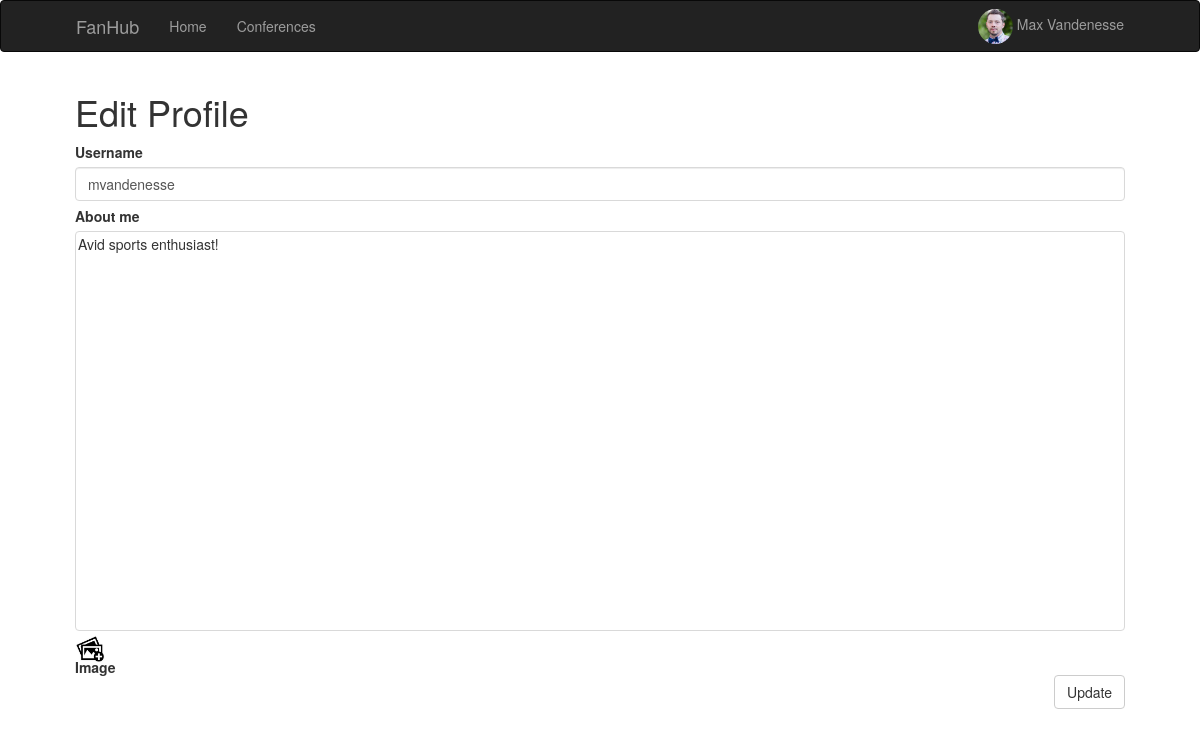
/edit_profile (signed in), run on an earlier commit of the app's database.
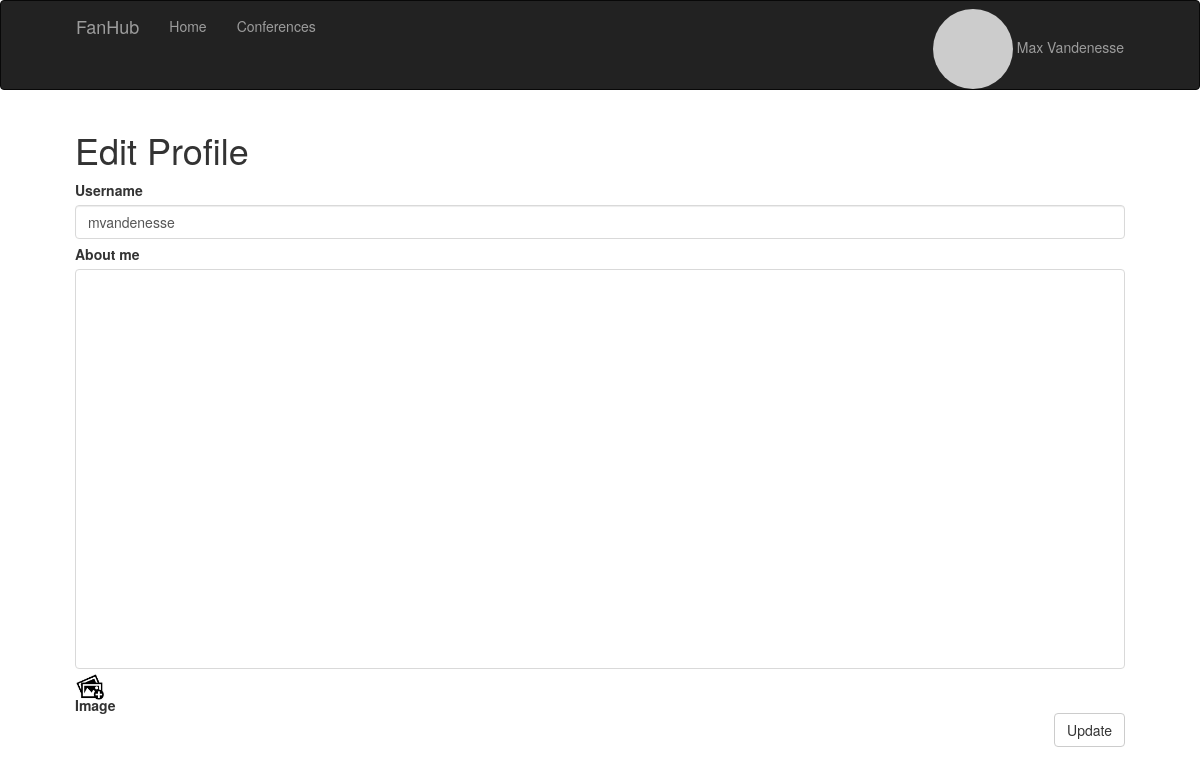
And on a later commit of the database.
### app/models.py (models this page shows, shortened)
class User(UserMixin, db.Model):
    id = db.Column(db.Integer, primary_key=True)
    username = db.Column(db.String(64), index=True, unique=True)
    email = db.Column(db.String(120), index=True, unique=True)
    password_hash = db.Column(db.String(128))
    about_me = db.Column(db.String(140))
    last_seen = db.Column(db.DateTime, default=datetime.utcnow)
    image_path = db.Column(db.String(1000))
    first_name = db.Column(db.String(120))
    last_name = db.Column(db.String(120))
    full_name = db.Column(db.String(240))
    def avatar(self, size, first_name, last_name):
        return 'https://ui-avatars.com/api/?size={}&name={}+{}'.format(
            size, first_name, last_name)

### app/routes.py (the view)
@app.route('/edit_profile', methods=['GET', 'POST'])
@login_required
def edit_profile():
    form = EditProfileForm(current_user.username)
    if form.validate_on_submit():
        current_user.username = form.username.data
        current_user.about_me = form.about_me.data
        if form.photo.data:
            photo = request.files['photo']
            filename = secure_filename(photo.filename)
            print(filename)
            extension = filename.split('.')[1]
            filename = str(
                hashlib.md5(filename.split('.')[0].encode()).hexdigest())
            filename = filename + '.' + extension
            photo.save(
                os.path.join(Config.PROFILE_IMAGE_UPLOAD_FOLDER, filename))
            current_user.image_path = os.path.join(
                Config.PROFILE_IMAGE_ACCESS_PATH, filename)
        db.session.commit()
        flash('Your profile changes have been saved.')
        return redirect(url_for('user', username=current_user.username))
    elif request.method == 'GET':
        form.username.data = current_user.username
        form.about_me.data = current_user.about_me
    return render_template(
        'edit_profile.html', form=form, title=current_user.full_name)

### app/forms.py (shortened to what this page needs)
class EditProfileForm(FlaskForm):
    username = StringField('Username', validators=[DataRequired()])
    about_me = TextAreaField('About me', validators=[Length(min=0, max=1500)])
    submit = SubmitField('Update')
    photo = FileField(label='Update Profile Image')
    def __init__(self, original_username, *args, **kwargs):
        super(EditProfileForm, self).__init__(*args, **kwargs)
        self.original_username = original_username

### app/models.py (called while the page is built)
@login.user_loader
def load_user(id):
    return User.query.get(int(id))

### app/routes.py (called while the page is built)
@app.before_request
def before_request():
    if current_user.is_authenticated:
        current_user.last_seen = datetime.utcnow()
        db.session.commit()

### app/templates/edit_profile.html
 {% extends "base.html" %} {% import 'bootstrap/wtf.html' as wtf %} {% block app_content %}
<h1>Edit Profile</h1>
<form action="" method="post" enctype="multipart/form-data">
    {{ form.csrf_token() }} {{ form.username.label }} {{ form.username(class_="titleInput form-control") }} {{ form.about_me.label
    }} {{ form.about_me(class_="bodyInput") }}
    <label class="file">{{ form.photo()}}
        <span>Image</span>
    </label>
    {{ form.submit(class_="commentSubmit btn-default btn")}}
</form>
{% endblock %}

### app/templates/base.html (shortened to what this page needs)
{% extends 'bootstrap/base.html' %}  {% block navbar %}
<link rel=" stylesheet " href="{{ url_for( 'static', filename='css/style.css' ) }} ">
<nav class="navbar navbar-inverse">
    <div class="container">
        <div class="navbar-header">
            <a class="navbar-brand" href="{{ url_for('index') }}">FanHub</a>
            <div class="collapse navbar-collapse" id="bs-example-navbar-collapse-1">
                <ul class="nav navbar-nav">
                    <li>
                        <a href="{{ url_for('index') }}">Home</a>
                    </li>
                    <li>
                        <a href="{{ url_for('conferences') }}">Conferences</a>
                    </li>
                </ul>
                <ul class="nav navbar-nav navbar-right">
                    {% if current_user.is_anonymous %}
                    <li>
                        <a href="{{ url_for('login') }}">Login</a>
                    </li>
                    {% else %}
                    <ul class="nav navbar-nav navbar-right">
                        <li class="dropdown">
                            <a href="#" class="dropdown-toggle" style="padding-top:0px !important;padding-bottom:0px !important;margin-top:8px;" data-toggle="dropdown"
                                role="button" aria-haspopup="true" aria-expanded="false">
                                {% if current_user.image_path %}
                                <img src={{current_user.image_path}} class="img-circle  " style="height: 35px; width: 35px;"> {{current_user.full_name}} {% else %}
                                <img src=" {{ current_user.avatar(35, current_user.first_name, current_user.last_name) }} " class="img-circle userTemplateProfileImage "> {{current_user.full_name}}{% endif %}
                            </a>
                        </li>
                    </ul>
                    {% endif %}
                </ul>
            </div>
        </div>
</nav>
{% endblock %} {% block content %}
<div class="container ">
      {% block app_content
    %}{% endblock %}
</div>{% endblock %}

What changed in the data, as far as the page shows it:
changed User "Max Vandenesse": image_path "/static/uploads/profile/bfaaf1cd844b1d31bf89af4e644a7e4f.jpg" → empty (drawn); about_me "Avid sports enthusiast!" → (not shown); image_path: picture removed
